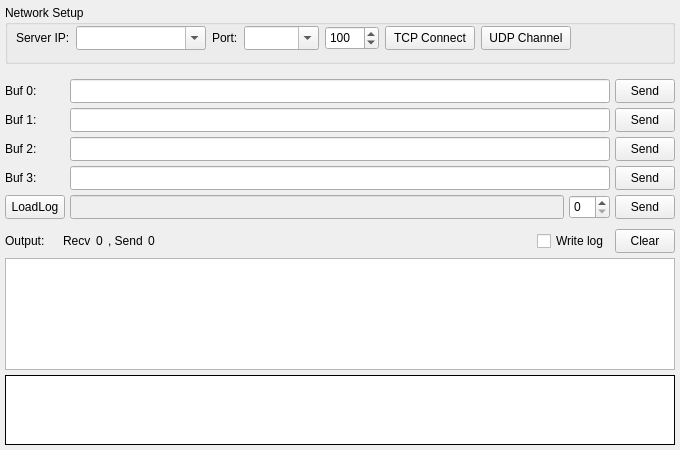
<?xml version="1.0" encoding="UTF-8"?>
<ui version="4.0">
 <class>ClientForm</class>
 <widget class="QWidget" name="ClientForm">
  <property name="geometry">
   <rect>
    <x>0</x>
    <y>0</y>
    <width>680</width>
    <height>450</height>
   </rect>
  </property>
  <property name="minimumSize">
   <size>
    <width>0</width>
    <height>0</height>
   </size>
  </property>
  <property name="windowTitle">
   <string>Client</string>
  </property>
  <property name="locale">
   <locale language="C" country="AnyCountry"/>
  </property>
  <layout class="QVBoxLayout" name="vlayout1">
   <property name="spacing">
    <number>5</number>
   </property>
   <property name="leftMargin">
    <number>5</number>
   </property>
   <property name="topMargin">
    <number>5</number>
   </property>
   <property name="rightMargin">
    <number>5</number>
   </property>
   <property name="bottomMargin">
    <number>5</number>
   </property>
   <item>
    <widget class="QGroupBox" name="box1">
     <property name="sizePolicy">
      <sizepolicy hsizetype="Expanding" vsizetype="Fixed">
       <horstretch>0</horstretch>
       <verstretch>0</verstretch>
      </sizepolicy>
     </property>
     <property name="minimumSize">
      <size>
       <width>0</width>
       <height>59</height>
      </size>
     </property>
     <property name="maximumSize">
      <size>
       <width>16777215</width>
       <height>59</height>
      </size>
     </property>
     <property name="title">
      <string>Network Setup</string>
     </property>
     <widget class="QWidget" name="">
      <property name="geometry">
       <rect>
        <x>11</x>
        <y>20</y>
        <width>651</width>
        <height>26</height>
       </rect>
      </property>
      <layout class="QHBoxLayout" name="horizontalLayout">
       <item>
        <widget class="QLabel" name="lab1">
         <property name="sizePolicy">
          <sizepolicy hsizetype="Preferred" vsizetype="Fixed">
           <horstretch>0</horstretch>
           <verstretch>0</verstretch>
          </sizepolicy>
         </property>
         <property name="minimumSize">
          <size>
           <width>0</width>
           <height>24</height>
          </size>
         </property>
         <property name="maximumSize">
          <size>
           <width>16777215</width>
           <height>24</height>
          </size>
         </property>
         <property name="contextMenuPolicy">
          <enum>Qt::NoContextMenu</enum>
         </property>
         <property name="text">
          <string>Server IP:</string>
         </property>
         <property name="textFormat">
          <enum>Qt::PlainText</enum>
         </property>
         <property name="scaledContents">
          <bool>false</bool>
         </property>
        </widget>
       </item>
       <item>
        <widget class="QComboBox" name="cmbAddr">
         <property name="sizePolicy">
          <sizepolicy hsizetype="Fixed" vsizetype="Fixed">
           <horstretch>0</horstretch>
           <verstretch>0</verstretch>
          </sizepolicy>
         </property>
         <property name="minimumSize">
          <size>
           <width>130</width>
           <height>24</height>
          </size>
         </property>
         <property name="maximumSize">
          <size>
           <width>130</width>
           <height>24</height>
          </size>
         </property>
         <property name="editable">
          <bool>true</bool>
         </property>
         <property name="insertPolicy">
          <enum>QComboBox::NoInsert</enum>
         </property>
        </widget>
       </item>
       <item>
        <widget class="QLabel" name="lab2">
         <property name="sizePolicy">
          <sizepolicy hsizetype="Preferred" vsizetype="Fixed">
           <horstretch>0</horstretch>
           <verstretch>0</verstretch>
          </sizepolicy>
         </property>
         <property name="minimumSize">
          <size>
           <width>0</width>
           <height>24</height>
          </size>
         </property>
         <property name="maximumSize">
          <size>
           <width>16777215</width>
           <height>24</height>
          </size>
         </property>
         <property name="text">
          <string>Port:</string>
         </property>
        </widget>
       </item>
       <item>
        <widget class="QComboBox" name="cmbPort">
         <property name="sizePolicy">
          <sizepolicy hsizetype="Fixed" vsizetype="Fixed">
           <horstretch>0</horstretch>
           <verstretch>0</verstretch>
          </sizepolicy>
         </property>
         <property name="minimumSize">
          <size>
           <width>75</width>
           <height>24</height>
          </size>
         </property>
         <property name="maximumSize">
          <size>
           <width>75</width>
           <height>24</height>
          </size>
         </property>
         <property name="editable">
          <bool>true</bool>
         </property>
         <property name="insertPolicy">
          <enum>QComboBox::InsertAtTop</enum>
         </property>
        </widget>
       </item>
       <item>
        <widget class="QSpinBox" name="spnCount">
         <property name="minimumSize">
          <size>
           <width>0</width>
           <height>24</height>
          </size>
         </property>
         <property name="minimum">
          <number>1</number>
         </property>
         <property name="maximum">
          <number>5000</number>
         </property>
         <property name="value">
          <number>100</number>
         </property>
        </widget>
       </item>
       <item>
        <widget class="QToolButton" name="btnTcp">
         <property name="sizePolicy">
          <sizepolicy hsizetype="Fixed" vsizetype="Fixed">
           <horstretch>0</horstretch>
           <verstretch>0</verstretch>
          </sizepolicy>
         </property>
         <property name="minimumSize">
          <size>
           <width>90</width>
           <height>24</height>
          </size>
         </property>
         <property name="maximumSize">
          <size>
           <width>100</width>
           <height>24</height>
          </size>
         </property>
         <property name="statusTip">
          <string/>
         </property>
         <property name="text">
          <string>TCP Connect</string>
         </property>
         <property name="checkable">
          <bool>true</bool>
         </property>
        </widget>
       </item>
       <item>
        <widget class="QToolButton" name="btnUdp">
         <property name="sizePolicy">
          <sizepolicy hsizetype="Fixed" vsizetype="Fixed">
           <horstretch>0</horstretch>
           <verstretch>0</verstretch>
          </sizepolicy>
         </property>
         <property name="minimumSize">
          <size>
           <width>90</width>
           <height>24</height>
          </size>
         </property>
         <property name="maximumSize">
          <size>
           <width>100</width>
           <height>24</height>
          </size>
         </property>
         <property name="statusTip">
          <string/>
         </property>
         <property name="text">
          <string>UDP Channel</string>
         </property>
         <property name="checkable">
          <bool>true</bool>
         </property>
        </widget>
       </item>
       <item>
        <spacer name="horizontalSpacer">
         <property name="orientation">
          <enum>Qt::Horizontal</enum>
         </property>
         <property name="sizeHint" stdset="0">
          <size>
           <width>40</width>
           <height>20</height>
          </size>
         </property>
        </spacer>
       </item>
      </layout>
     </widget>
    </widget>
   </item>
   <item>
    <layout class="QGridLayout" name="layout1">
     <property name="topMargin">
      <number>10</number>
     </property>
     <property name="spacing">
      <number>5</number>
     </property>
     <item row="1" column="0">
      <widget class="QLabel" name="lab4">
       <property name="text">
        <string>Buf 1:</string>
       </property>
      </widget>
     </item>
     <item row="3" column="4">
      <widget class="QToolButton" name="btnSend3">
       <property name="minimumSize">
        <size>
         <width>60</width>
         <height>24</height>
        </size>
       </property>
       <property name="maximumSize">
        <size>
         <width>60</width>
         <height>24</height>
        </size>
       </property>
       <property name="text">
        <string>Send</string>
       </property>
      </widget>
     </item>
     <item row="4" column="2">
      <widget class="QLineEdit" name="edtLogFile">
       <property name="enabled">
        <bool>false</bool>
       </property>
       <property name="minimumSize">
        <size>
         <width>0</width>
         <height>24</height>
        </size>
       </property>
       <property name="maximumSize">
        <size>
         <width>16777215</width>
         <height>24</height>
        </size>
       </property>
      </widget>
     </item>
     <item row="3" column="0">
      <widget class="QLabel" name="lab6">
       <property name="text">
        <string>Buf 3:</string>
       </property>
      </widget>
     </item>
     <item row="4" column="0">
      <widget class="QToolButton" name="btnLoadLog">
       <property name="minimumSize">
        <size>
         <width>60</width>
         <height>24</height>
        </size>
       </property>
       <property name="maximumSize">
        <size>
         <width>60</width>
         <height>24</height>
        </size>
       </property>
       <property name="text">
        <string>LoadLog</string>
       </property>
      </widget>
     </item>
     <item row="2" column="0">
      <widget class="QLabel" name="lab5">
       <property name="text">
        <string>Buf 2:</string>
       </property>
      </widget>
     </item>
     <item row="0" column="4">
      <widget class="QToolButton" name="btnSend0">
       <property name="minimumSize">
        <size>
         <width>60</width>
         <height>24</height>
        </size>
       </property>
       <property name="maximumSize">
        <size>
         <width>60</width>
         <height>24</height>
        </size>
       </property>
       <property name="text">
        <string>Send</string>
       </property>
      </widget>
     </item>
     <item row="2" column="4">
      <widget class="QToolButton" name="btnSend2">
       <property name="minimumSize">
        <size>
         <width>60</width>
         <height>24</height>
        </size>
       </property>
       <property name="maximumSize">
        <size>
         <width>60</width>
         <height>24</height>
        </size>
       </property>
       <property name="text">
        <string>Send</string>
       </property>
      </widget>
     </item>
     <item row="4" column="4">
      <widget class="QToolButton" name="btnSend">
       <property name="minimumSize">
        <size>
         <width>60</width>
         <height>24</height>
        </size>
       </property>
       <property name="maximumSize">
        <size>
         <width>60</width>
         <height>24</height>
        </size>
       </property>
       <property name="text">
        <string>Send</string>
       </property>
      </widget>
     </item>
     <item row="0" column="0">
      <widget class="QLabel" name="lab3">
       <property name="text">
        <string>Buf 0:</string>
       </property>
      </widget>
     </item>
     <item row="1" column="4">
      <widget class="QToolButton" name="btnSend1">
       <property name="minimumSize">
        <size>
         <width>60</width>
         <height>24</height>
        </size>
       </property>
       <property name="maximumSize">
        <size>
         <width>60</width>
         <height>24</height>
        </size>
       </property>
       <property name="text">
        <string>Send</string>
       </property>
      </widget>
     </item>
     <item row="4" column="3">
      <widget class="QSpinBox" name="spnInterval">
       <property name="minimumSize">
        <size>
         <width>0</width>
         <height>24</height>
        </size>
       </property>
       <property name="maximumSize">
        <size>
         <width>16777215</width>
         <height>24</height>
        </size>
       </property>
      </widget>
     </item>
     <item row="3" column="2" colspan="2">
      <widget class="QLineEdit" name="edtBuf3">
       <property name="minimumSize">
        <size>
         <width>0</width>
         <height>24</height>
        </size>
       </property>
       <property name="maximumSize">
        <size>
         <width>16777215</width>
         <height>24</height>
        </size>
       </property>
      </widget>
     </item>
     <item row="2" column="2" colspan="2">
      <widget class="QLineEdit" name="edtBuf2">
       <property name="minimumSize">
        <size>
         <width>0</width>
         <height>24</height>
        </size>
       </property>
       <property name="maximumSize">
        <size>
         <width>16777215</width>
         <height>24</height>
        </size>
       </property>
      </widget>
     </item>
     <item row="1" column="2" colspan="2">
      <widget class="QLineEdit" name="edtBuf1">
       <property name="minimumSize">
        <size>
         <width>0</width>
         <height>24</height>
        </size>
       </property>
       <property name="maximumSize">
        <size>
         <width>16777215</width>
         <height>24</height>
        </size>
       </property>
      </widget>
     </item>
     <item row="0" column="2" colspan="2">
      <widget class="QLineEdit" name="edtBuf0">
       <property name="minimumSize">
        <size>
         <width>0</width>
         <height>24</height>
        </size>
       </property>
       <property name="maximumSize">
        <size>
         <width>16777215</width>
         <height>24</height>
        </size>
       </property>
      </widget>
     </item>
    </layout>
   </item>
   <item>
    <layout class="QHBoxLayout" name="layout2">
     <property name="spacing">
      <number>5</number>
     </property>
     <property name="leftMargin">
      <number>0</number>
     </property>
     <property name="topMargin">
      <number>5</number>
     </property>
     <property name="rightMargin">
      <number>0</number>
     </property>
     <property name="bottomMargin">
      <number>0</number>
     </property>
     <item>
      <widget class="QLabel" name="lab7">
       <property name="text">
        <string>Output:    </string>
       </property>
      </widget>
     </item>
     <item>
      <widget class="QLabel" name="lab8">
       <property name="text">
        <string>Recv</string>
       </property>
      </widget>
     </item>
     <item>
      <widget class="QLabel" name="labRecv">
       <property name="sizePolicy">
        <sizepolicy hsizetype="Preferred" vsizetype="Preferred">
         <horstretch>0</horstretch>
         <verstretch>0</verstretch>
        </sizepolicy>
       </property>
       <property name="toolTip">
        <string notr="true"/>
       </property>
       <property name="text">
        <string notr="true">0</string>
       </property>
      </widget>
     </item>
     <item>
      <widget class="QLabel" name="lab9">
       <property name="text">
        <string>, Send</string>
       </property>
      </widget>
     </item>
     <item>
      <widget class="QLabel" name="labSend">
       <property name="toolTip">
        <string notr="true"/>
       </property>
       <property name="text">
        <string notr="true">0</string>
       </property>
      </widget>
     </item>
     <item>
      <spacer name="spc3">
       <property name="orientation">
        <enum>Qt::Horizontal</enum>
       </property>
       <property name="sizeHint" stdset="0">
        <size>
         <width>0</width>
         <height>0</height>
        </size>
       </property>
      </spacer>
     </item>
     <item>
      <widget class="QCheckBox" name="chkLog">
       <property name="text">
        <string>Write log</string>
       </property>
      </widget>
     </item>
     <item>
      <widget class="QToolButton" name="btnClear">
       <property name="minimumSize">
        <size>
         <width>60</width>
         <height>24</height>
        </size>
       </property>
       <property name="maximumSize">
        <size>
         <width>60</width>
         <height>24</height>
        </size>
       </property>
       <property name="text">
        <string>Clear</string>
       </property>
      </widget>
     </item>
    </layout>
   </item>
   <item>
    <widget class="QTreeWidget" name="treeOutput">
     <property name="horizontalScrollBarPolicy">
      <enum>Qt::ScrollBarAlwaysOff</enum>
     </property>
     <property name="editTriggers">
      <set>QAbstractItemView::NoEditTriggers</set>
     </property>
     <property name="showDropIndicator" stdset="0">
      <bool>false</bool>
     </property>
     <property name="alternatingRowColors">
      <bool>false</bool>
     </property>
     <property name="selectionMode">
      <enum>QAbstractItemView::SingleSelection</enum>
     </property>
     <property name="selectionBehavior">
      <enum>QAbstractItemView::SelectRows</enum>
     </property>
     <property name="wordWrap">
      <bool>true</bool>
     </property>
     <attribute name="headerVisible">
      <bool>false</bool>
     </attribute>
     <attribute name="headerStretchLastSection">
      <bool>true</bool>
     </attribute>
     <column>
      <property name="text">
       <string notr="true">1</string>
      </property>
     </column>
    </widget>
   </item>
   <item>
    <widget class="QPlainTextEdit" name="txtOutput">
     <property name="sizePolicy">
      <sizepolicy hsizetype="Expanding" vsizetype="Fixed">
       <horstretch>0</horstretch>
       <verstretch>0</verstretch>
      </sizepolicy>
     </property>
     <property name="minimumSize">
      <size>
       <width>0</width>
       <height>70</height>
      </size>
     </property>
     <property name="maximumSize">
      <size>
       <width>16777215</width>
       <height>70</height>
      </size>
     </property>
     <property name="acceptDrops">
      <bool>false</bool>
     </property>
     <property name="frameShape">
      <enum>QFrame::Box</enum>
     </property>
     <property name="frameShadow">
      <enum>QFrame::Plain</enum>
     </property>
     <property name="horizontalScrollBarPolicy">
      <enum>Qt::ScrollBarAlwaysOff</enum>
     </property>
     <property name="tabChangesFocus">
      <bool>true</bool>
     </property>
     <property name="undoRedoEnabled">
      <bool>false</bool>
     </property>
     <property name="readOnly">
      <bool>true</bool>
     </property>
     <property name="textInteractionFlags">
      <set>Qt::TextSelectableByKeyboard|Qt::TextSelectableByMouse</set>
     </property>
    </widget>
   </item>
  </layout>
 </widget>
 <tabstops>
  <tabstop>cmbAddr</tabstop>
  <tabstop>cmbPort</tabstop>
  <tabstop>btnTcp</tabstop>
  <tabstop>btnUdp</tabstop>
  <tabstop>edtBuf0</tabstop>
  <tabstop>btnSend0</tabstop>
  <tabstop>edtBuf1</tabstop>
  <tabstop>btnSend1</tabstop>
  <tabstop>edtBuf2</tabstop>
  <tabstop>btnSend2</tabstop>
  <tabstop>edtBuf3</tabstop>
  <tabstop>btnSend3</tabstop>
  <tabstop>chkLog</tabstop>
  <tabstop>btnClear</tabstop>
  <tabstop>treeOutput</tabstop>
 </tabstops>
 <resources/>
 <connections/>
</ui>
